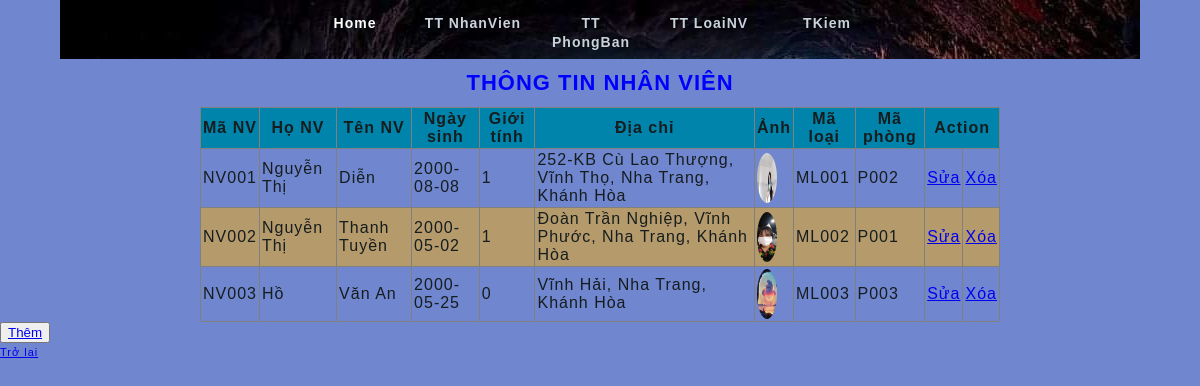
Page /thongtinnv.php on the committed database.
### tables this page shows
CREATE TABLE `nhanvien` (
  `MaNV` varchar(5) NOT NULL,
  `Ho` varchar(30) NOT NULL,
  `Ten` varchar(30) NOT NULL,
  `NgaySinh` date NOT NULL,
  `GioiTinh` bit(1) NOT NULL,
  `DiaChi` varchar(100) NOT NULL,
  `Anh` varchar(100) NOT NULL,
  `MaLoai` varchar(5) NOT NULL,
  `MaPhong` varchar(5) NOT NULL
);

### thongtinnv.php (the view, shortened to what this page needs)
<!DOCTYPE HTML PUBLIC "-//W3C//DTD HTML 4.01 Frameset//EN">
<html>
<head>
</head>
<body>
<?php
require("connect.php");
$strSQL = "SELECT * FROM nhanvien";
$result = mysqli_query($dbc,$strSQL);
if(mysqli_num_rows($result) == 0)
{
	echo "Chưa có dữ liệu";
}
else
{	echo "<h1 style='color: blue;' align='center'>THÔNG TIN NHÂN VIÊN</h1>
		  <table align='center' width='800' border='1' cellpadding='2' cellspacing='2'
				style='border-collapse: collapse;'>
		  	<tr style='background-color: #0084ab;' align='center'>
				<td><b>Mã NV</b></td>
                <td><b>Họ NV</b></td>
				<td><b>Tên NV</b></td>
                <td><b>Ngày sinh</b></td>
                <td><b>Giới tính</b></td>
				<td><b>Địa chỉ</b></td>
				<td><b>Ảnh</b></td>
				<td><b>Mã loại</b></td>
				<td><b>Mã phòng</b></td>
                <td colspan ='3'><b>Action</b></td>
		  	</tr>";
	$stt=1;
	while ($row = mysqli_fetch_array($result))
	{
		if($stt%2!=0)
		{	echo "<tr>";
			echo "<td>$row[0]</td>";
			echo "<td>$row[1]</td>";
			echo "<td>$row[2]</td>";
			echo "<td>$row[3]</td>";
			echo "<td>$row[4]</td>";
            echo "<td>$row[5]</td>";
			echo "<td><img style='width:20px;'  src='hinh_nv/$row[6]'></td>";
            echo "<td>$row[7]</td>";
            echo "<td>$row[8]</td>";?>
            <td><a href="edit_nv.php?id=<?php echo $row['MaNV'];?>">Sửa</a></td>
			<td><a href="delete_nv.php?id=<?php echo $row['MaNV'];?>"
            onclick="return confirm('Bạn có muốn xóa?');">Xóa</a></td>
			<?php
			echo "</tr>";
		}
		else
		{
			echo "<tr style='background-color: #ffb1007a;'>";
			echo "<td>$row[0]</td>";
			echo "<td>$row[1]</td>";
			echo "<td>$row[2]</td>";
			echo "<td>$row[3]</td>";
			echo "<td>$row[4]</td>";
            echo "<td>$row[5]</td>";
			echo "<td><img style='width:20px;'  src='hinh_nv/$row[6]'></td>";
            echo "<td>$row[7]</td>";
            echo "<td>$row[8]</td>";?>
            <td><a href="edit_nv.php?id=<?php echo $row['MaNV'];?>">Sửa</a></td>
           <td><a href="delete_nv.php?id=<?php echo $row['MaNV'];?>"
           onclick="return confirm('Bạn có muốn xóa?');">Xóa</a></td>
           <?php
           echo "</tr>";
		}
			$stt+=1;
	}
	echo '</table>';
	echo "<button align='center' class=\"btn btn-succes\"> <a href=\"themnv.php\">Thêm</a></button>"."<br>";
}
echo "<a href=\"index.php\">Trở lại</a>";
?>
</body>
</html>

### style.css (style rules this page uses)
body { margin: 0; padding: 0; line-height: 1.7em; letter-spacing: 1px; font-family: Tahoma, Geneva, sans-serif; font-size: 11px; color: #161d1e; background: #7086cf; }
#templatemo_menu { height: 59px; background: url(hinh_nv/3.jpg) no-repeat center top; }
#templatemo_menu ul { width: 590px; margin: 0 auto; padding: 0px; list-style: none; }
#templatemo_menu ul li { padding: 0px; margin: 0px; display: inline; }
#templatemo_menu ul li a { position: relative; float: left; width: 100px; display: block; height: 35px; padding: 14px 8px 0 0; margin-right: 10px; text-align: center; font-size: 14px; text-decoration: none; color: #c9d3da; font-weight: bold; outline: none; }
#templatemo_menu ul li a span { position: absolute; width: 8px; height: 49px; left: -8px; top: 0; background: url(images/templatemo_menu_btn_left.png) no-repeat left top; }
#templatemo_menu li a:hover, #templatemo_menu li .current { color: #ffffff; background: url(images/templatemo_menu_btn__hover_right.png) no-repeat right top; }
#templatemo_menu li a:hover span, #templatemo_menu li .current span { position: absolute; width: 8px; height: 49px; left: -8px; top: 0; background: url(images/templatemo_menu_btn__hover_left.png) no-repeat left top; }

### thongtinnv.php (style rules this page uses)
img { width: 50px; height: 50px; border-radius:50%; -moz-border-radius:50%; -webkit-border-radius:50%; }

### rows in the picture
nhanvien: MaNV "NV001", Ho "Nguyễn Thị", Ten "Diễn", NgaySinh "2000-08-08", GioiTinh "1", DiaChi "252-KB Cù Lao Thượng, Vĩnh Thọ, Nha Trang, Khánh Hòa", Anh (picture), MaLoai "ML001", MaPhong "P002"
nhanvien: MaNV "NV002", Ho "Nguyễn Thị", Ten "Thanh Tuyền", NgaySinh "2000-05-02", GioiTinh "1", DiaChi "Đoàn Trần Nghiệp, Vĩnh Phước, Nha Trang, Khánh Hòa", Anh (picture), MaLoai "ML002", MaPhong "P001"
nhanvien: MaNV "NV003", Ho "Hồ", Ten "Văn An", NgaySinh "2000-05-25", GioiTinh "0", DiaChi "Vĩnh Hải, Nha Trang, Khánh Hòa", Anh (picture), MaLoai "ML003", MaPhong "P003"
